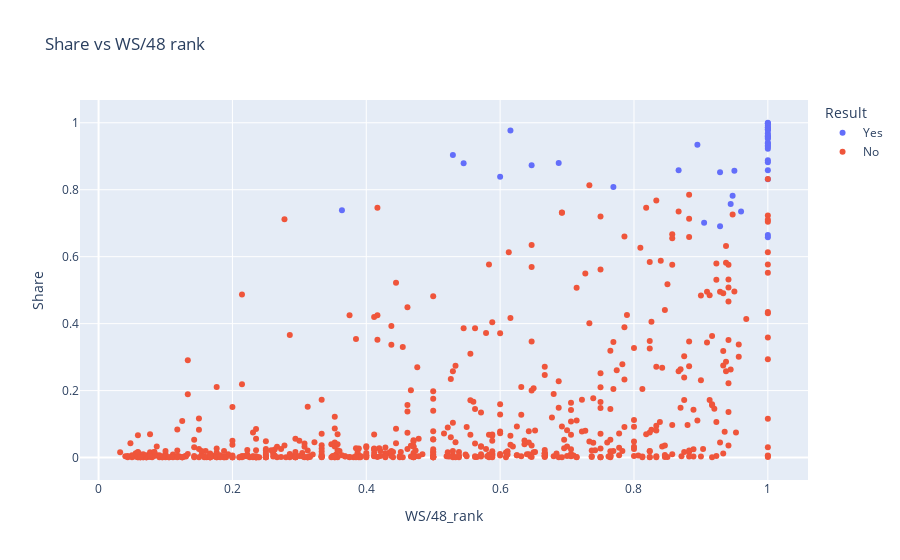

This figure's notebook cell:
### Code cell
fig7 = plex.scatter(MVP_main_rankings,
                    y = 'Share',
                    x = 'WS/48_rank',
                    color='Result',
                    title = 'Share vs WS/48 rank',
                    hover_name='Player',
                    hover_data=['Year']
                   )
fig7.write_html('../figures/WS48_rank.html')
fig7.show()

### Figure 1 — Plotly figure (JSON) as saved in the notebook; plotly's stock layout.template omitted (floating-point values rounded to 4 significant figures; data arrays with more than 128 entries replaced by an {"elided": "..."} marker saying what was removed)
{"data": [{"customdata": [[1980], [1981], [1982], [1983], [1984], [1985], [1986], [1987], [1988], [1989], [1990], [1991], [1992], [1993], [1994], [1995], [1996], [1997], [1998], [1999], [2000], [2001], [2002], [2003], [2004], [2005], [2006], [2007], [2008], [2009], [2010], [2011], [2012], [2013], [2014], [2015], [2016], [2017], [2018], [2019], [2020], [2021]], "hovertemplate": "<b>%{hovertext}</b><br><br>Result=Yes<br>WS/48_rank=%{x}<br>Share=%{y}<br>Year=%{customdata[0]}<extra></extra>", "hovertext": ["Kareem Abdul-Jabbar", "Julius Erving", "Moses Malone", "Moses Malone", "Larry Bird", "Larry Bird", "Larry Bird", "Magic Johnson", "Michael Jordan", "Magic Johnson", "Magic Johnson", "Michael Jordan", "Michael Jordan", "Charles Barkley", "Hakeem Olajuwon", "David Robinson", "Michael Jordan", "Karl Malone", "Michael Jordan", "Karl Malone", "Shaquille O'Neal", "Allen Iverson", "Tim Duncan", "Tim Duncan", "Kevin Garnett", "Steve Nash", "Steve Nash", "Dirk Nowitzki", "Kobe Bryant", "LeBron James", "LeBron James", "Derrick Rose", "LeBron James", "LeBron James", "Kevin Durant", "Stephen Curry", "Stephen Curry", "Russell Westbrook", "James Harden", "Giannis Antetokounmpo", "Giannis Antetokounmpo", "Nikola Jokić"], "legendgroup": "Yes", "marker": {"color": "#636efa", "symbol": "circle"}, "mode": "markers", "name": "Yes", "orientation": "v", "showlegend": true, "type": "scatter", "x": [1, 1, 0.96, 1, 0.8667, 1, 1, 1, 1, 0.9474, 0.9286, 1, 1, 0.9286, 0.6875, 1, 1, 0.95, 0.8947, 0.9048, 1, 0.5294, 0.9444, 0.7692, 1, 0.6, 0.3636, 1, 0.6471, 1, 1, 0.6154, 1, 1, 1, 1, 1, 0.5455, 1, 1, 1, 1], "xaxis": "x", "y": [0.665, 0.658, 0.735, 0.96, 0.858, 0.978, 0.981, 0.94, 0.831, 0.782, 0.691, 0.928, 0.938, 0.852, 0.88, 0.858, 0.986, 0.857, 0.934, 0.701, 0.998, 0.904, 0.757, 0.808, 0.991, 0.839, 0.739, 0.882, 0.873, 0.969, 0.98, 0.977, 0.888, 0.998, 0.986, 0.922, 1, 0.879, 0.955, 0.932, 0.952, 0.961], "yaxis": "y"}, {"customdata": {"elided": "637x1 int values"}, "hovertemplate": "<b>%{hovertext}</b><br><br>Result=No<br>WS/48_rank=%{x}<br>Share=%{y}<br>Year=%{customdata[0]}<extra></extra>", "hovertext": {"elided": "637 str values"}, "legendgroup": "No", "marker": {"color": "#EF553B", "symbol": "circle"}, "mode": "markers", "name": "No", "orientation": "v", "showlegend": true, "type": "scatter", "x": {"elided": "637 float values"}, "xaxis": "x", "y": {"elided": "637 float values"}, "yaxis": "y"}], "layout": {"autosize": true, "legend": {"title": {"text": "Result"}, "tracegroupgap": 0}, "title": {"text": "Share vs WS/48 rank"}, "xaxis": {"anchor": "y", "autorange": true, "domain": [0, 1], "range": [-0.02867, 1.061], "title": {"text": "WS/48_rank"}, "type": "linear"}, "yaxis": {"anchor": "x", "autorange": true, "domain": [0, 1], "range": [-0.08144, 1.082], "title": {"text": "Share"}, "type": "linear"}}}
